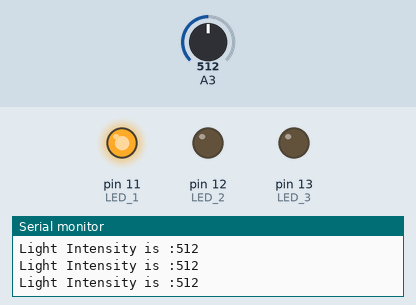
Bench run of a sketch on a simulated Arduino Uno, built with avr-gcc and run on an emulated ATmega328P. Parts: output pins drawn as LEDs (lit = HIGH), the last lines printed to the serial monitor. The inputs (shaded band) are chosen by the test bench; at power-on: A3 = 512.

Above: at 1.3 s.
1.4 s: A3 set to 643
2.9 s: A3 set to 661
At 3.7 s:
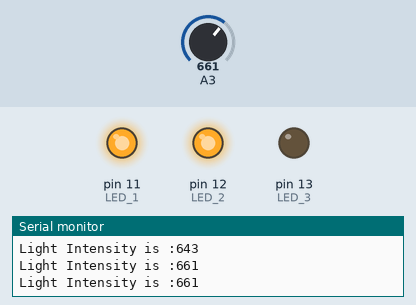
4.5 s: A3 set to 940
6.0 s: A3 set to 963
At 7.2 s:
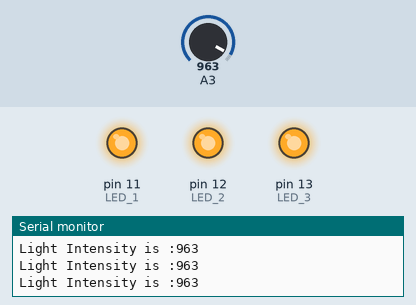
7.5 s: A3 set to 340
At 8.5 s:
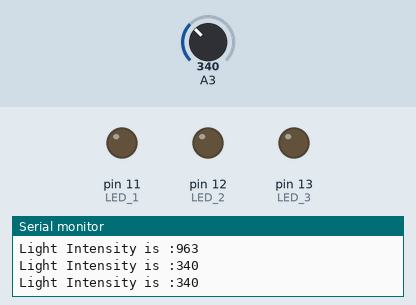
9.0 s: A3 set to 364
At 9.6 s:
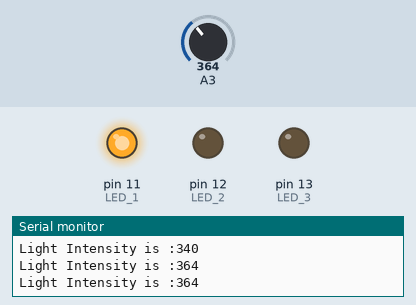
Timing chart, 0 to 11.5 s (numbered marks = the images above; inputs shaded):
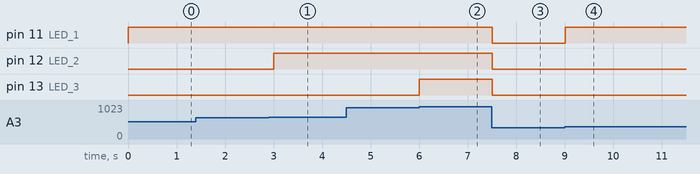

Measured:
- the behaviour switches between 650 and 651 on A3 (found by bisection; images 0 and 1)
- the behaviour switches between 950 and 951 on A3 (found by bisection; images 1 and 2)
- the behaviour switches between 350 and 351 on A3 (found by bisection; images 3 and 4)
- after the input at 2.9 s, pin 12 (LED_2): LOW → HIGH after 0.10 s
- after the input at 6.0 s, pin 13 (LED_3): LOW → HIGH at once
- after the input at 7.5 s, pin 11 (LED_1), pin 12 (LED_2), pin 13 (LED_3): HIGH → LOW at once
- after the input at 9.0 s, pin 11 (LED_1): LOW → HIGH at once

The sketch:

lightSensor.ino
```cpp
/* Induino R3 User Guide - Program 5.1 - LDR Based Lighting Level Controller
  This is a simple program where 3 LEDS are switched ON / OFF one by one as the Light Intensity Sensed by the LDR Decreases / Increases
  */

 #define threshold1 350 // First Threshold Value of Darkness above which the first LED is switched ON
 #define threshold2 650 // Second Threshold Value of Darkness above which the second LED is switched ON
 #define threshold3 950 // Third Threshold Value of Darkness above which the third LED is switched ON
 int val = 0; // A Variable to Store the Light Value from the LDR
 void setup()
 {
  pinMode(11,OUTPUT); // LED 1
  pinMode(12,OUTPUT); // LED 2
  pinMode(13,OUTPUT); // LED 3
  Serial.begin(9600);// Start a Serial Connection
 }
 void loop()
 {
  val = analogRead(3);// Reads a 10-bit value corresponding to the
		      // voltage applied on analog input pin 3.
  Serial.print("Light Intensity is :");// Prints the given string /
				       // value to the serial monitor
  Serial.println(val);// prints the value of the variable val to the
		      // serial monitor and moves the cursor to the
		      // next line (the ln part of println does this
  if(val > threshold1) // Checks & Turns the First LED ON / OFF based on Light Intensity
   digitalWrite(11,HIGH);
  else
   digitalWrite(11,LOW);
  if(val > threshold2) // Checks & Turns the Second LED ON / OFF based
		       // on Light Intensity
   digitalWrite(12,HIGH);
  else
   digitalWrite(12,LOW);
  if(val > threshold3) // Checks & Turns the Thirdf LED ON / OFF based
		       // on Light Intensity
   digitalWrite(13,HIGH);
  else
   digitalWrite(13,LOW);

  delay(500);
 }
```
